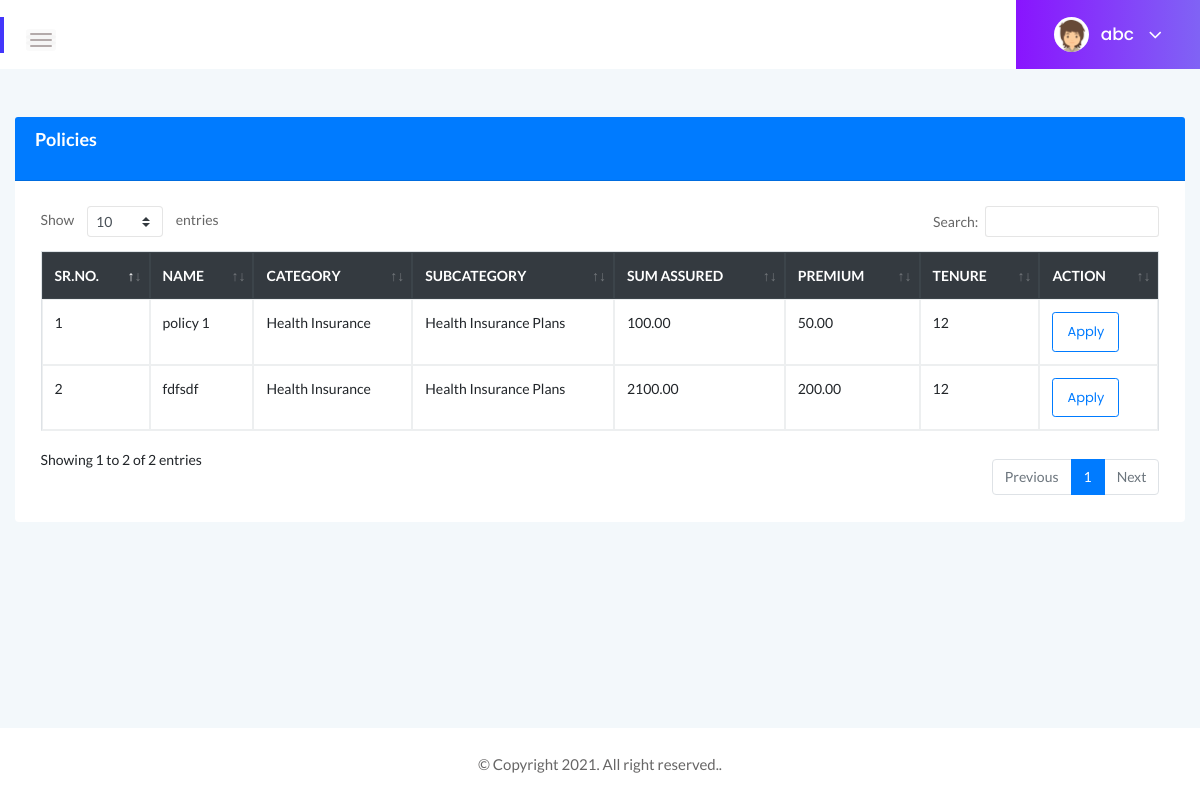
The page /user/policy.php (signed in) on the database its author committed.
### tables this page shows
CREATE TABLE `policies` (
  `policy_id` int(11) NOT NULL,
  `policy_name` varchar(150) NOT NULL,
  `category_id` int(11) NOT NULL,
  `subcategory_id` int(11) NOT NULL,
  `sum_assured` decimal(12,2) NOT NULL,
  `premium` decimal(12,2) NOT NULL,
  `tenure` int(11) NOT NULL
);

CREATE TABLE `categories` (
  `category_id` int(11) NOT NULL,
  `category_name` varchar(100) NOT NULL
);

CREATE TABLE `subcategories` (
  `subcategory_id` int(11) NOT NULL,
  `category_id` int(11) NOT NULL,
  `subcategory_name` varchar(100) NOT NULL
);

### user/policy.php (the view, shortened to what this page needs)
<?php include "header.php";?>
<div class="main-content-inner">
    <div class="row mt-5">
        <div class="col-xl-12">
            <div class="card">
                <div class="card-header bg-primary  d-flex">
                    <h4 class="header-title  text-white">Policies</h4>
                </div>
                <div class="card-body">
                    <div class="">
                        <div class="table-responsive">
                            <table class="table table-bordered" id="dtable">
                                <thead class="text-uppercase bg-dark text-white">
                                    <tr>
                                        <th scope="col">Sr.No.</th>
                                        <th scope="col">Name</th>
                                        <th scope="col">Category</th>
                                        <th scope="col">SubCategory</th>
                                        <th scope="col">Sum Assured</th>
                                        <th scope="col">Premium</th>
                                        <th scope="col">Tenure</th>
                                        <th scope="col">Action</th>
                                    </tr>
                                </thead>
                                <tbody id="tbody">
                                    <?php
$con = mysqli_connect(db_host, db_user, db_password, db_name);
$sql = "SELECT policies.*,subcategories.subcategory_name,categories.category_name FROM policies
inner join subcategories on policies.subcategory_id=subcategories.subcategory_id
inner join categories on subcategories.category_id=categories.category_id WHERE 1" ;
$records = mysqli_query($con, $sql);
$i=0;
while ($row = mysqli_fetch_assoc($records)) {
$i++;
        echo '<tr>
        <td>' . $i . '</td>
        <td>' . $row["policy_name"] . '</td>
        <td>' . $row["category_name"] . '</td>
        <td>' . $row["subcategory_name"] . '</td>
        <td>' . $row["sum_assured"] . '</td>
        <td>' . $row["premium"] . '</td>
        <td>' . $row["tenure"] . '</td>
    <td><a href="policyapply.php?id=' . $row["policy_id"] . '" id="btnApply" class="btn btn-sm btn-outline-primary" value="Apply"
    >Apply </a></td>
      </tr>';
}
?>
                                </tbody>
                            </table>
                        </div>
                    </div>
                </div>
            </div>
        </div>
    </div>
</div>
<?php include "footer.php";?>

### assets/css/styles.css (style rules this page uses)
.card { border: none; border-radius: 4px; background-color: #fff; -webkit-transition: all 0.3s ease 0s; transition: all 0.3s ease 0s; }
.card-body { padding: 25.6px; padding: 1.6rem; }
.main-content-inner { padding: 0 30px 50px; }
.header-title { font-family: 'Lato', sans-serif; font-size: 18px; font-weight: 600; letter-spacing: 0; color: #333; text-transform: capitalize; margin-bottom: 17px; }
.btn { padding: 11px 17px; font-size: 13px; letter-spacing: 0; }
.btn-sm { padding: 9px 14px; }
table tr th { border-bottom: none; }
table tr th, table tr td { border-top: 1px solid rgba(120, 130, 140, 0.13) !important; }
.table-bordered td, .table-bordered th { border: 1px solid rgba(120, 130, 140, 0.13) !important; }
table.dataTable.no-footer { border-bottom: 1px solid rgba(120, 130, 140, 0.13) !important; }
table.dataTable thead th, table.dataTable thead td { border-bottom-color: transparent; }

### rows shown on the page
policies: policy_name "policy 1", category.category_name "Health Insurance", subcategory.subcategory_name "Health Insurance Plans", sum_assured "100.00", premium "50.00", tenure "12"
policies: policy_name "fdfsdf", category.category_name "Health Insurance", subcategory.subcategory_name "Health Insurance Plans", sum_assured "2100.00", premium "200.00", tenure "12"

### other values the page prints
$_SESSION['first_name'] "abc"
